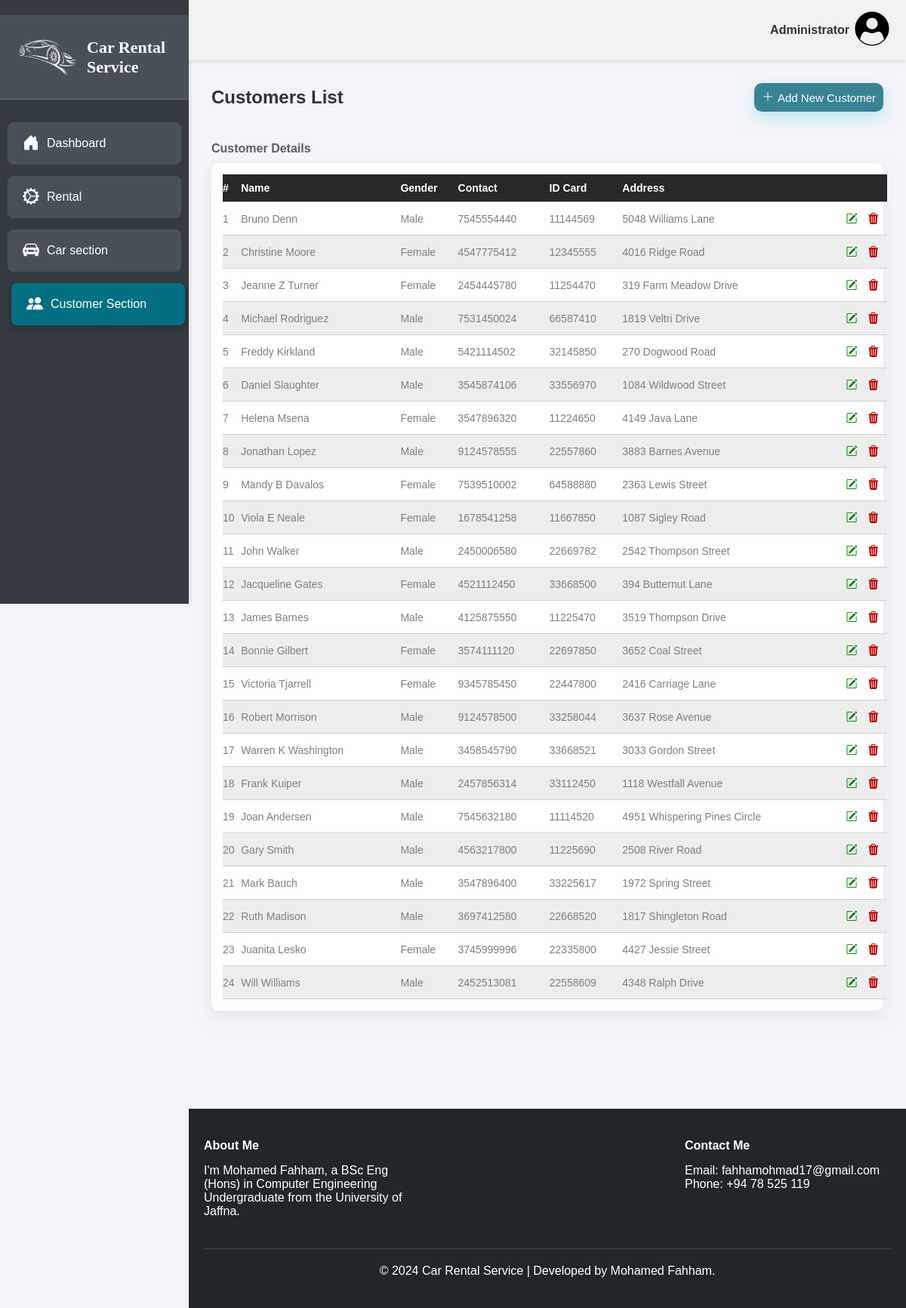
The page /customers_page.php on the database its author committed.
### tables this page shows
CREATE TABLE `kostumer` (
  `kostumer_id` int(11) NOT NULL,
  `kostumer_nama` varchar(255) NOT NULL,
  `kostumer_alamat` text NOT NULL,
  `kostumer_jk` varchar(255) NOT NULL,
  `kostumer_hp` varchar(20) NOT NULL,
  `kostumer_ktp` varchar(50) NOT NULL
);

### components/customers/customers_table.php (the view, shortened to what this page needs)
<?php
include __DIR__ . "/../../database/config.php";
$sql = "SELECT * FROM kostumer";
$stmt = mysqli_query($conn, $sql);
if ($stmt->num_rows > 0) {
    $i = 0;
    while ($row = $stmt->fetch_assoc()) {
        $i++;
        echo "
            <tr>
    <td>{$i}</td>
    <td>{$row['kostumer_nama']}</td>
    <td>{$row['kostumer_jk']}</td>
    <td>{$row['kostumer_hp']}</td>
    <td>{$row['kostumer_ktp']}</td>
    <td>{$row['kostumer_alamat']}</td>
    <td class='action'>
        <i class='bi bi-pencil-square done'></i>
        <i class='bi bi-trash3-fill not-done'></i>
    </td>
</tr>
        ";
    }
} else {
    echo "<center style = 'padding-top: 20px'><p class='error'>No Customers Available!</p></center>";
}

### assets/css/style.css (style rules this page uses)
* { padding: 0; margin: 0; text-decoration: none; box-sizing: border-box; }
body { font-family: 'Arial', sans-serif; background-color: #f4f4f9; color: #333; }
i { cursor: pointer; }
tr { border-bottom: 1px solid #d0d0d0; text-align: left; }
th, td { padding: 10px 0px; text-align: left; font-size: 14px; }
td { color: #808080; }
tr:nth-child(even) td { background-color: #ededed; }
.done { color: green; }
.not-done { color: rgb(185, 0, 0); }
.action { display: flex; justify-content: space-evenly; font-size: 15px; }
.action i { padding: 3px; }

### rows shown on the page
kostumer: kostumer_nama "Bruno Denn", kostumer_jk "Male", kostumer_hp "7545554440", kostumer_ktp "11144569", kostumer_alamat "5048 Williams Lane"
kostumer: kostumer_nama "Christine Moore", kostumer_jk "Female", kostumer_hp "4547775412", kostumer_ktp "12345555", kostumer_alamat "4016 Ridge Road"
kostumer: kostumer_nama "Jeanne Z Turner", kostumer_jk "Female", kostumer_hp "2454445780", kostumer_ktp "11254470", kostumer_alamat "319 Farm Meadow Drive"
kostumer: kostumer_nama "Michael Rodriguez", kostumer_jk "Male", kostumer_hp "7531450024", kostumer_ktp "66587410", kostumer_alamat "1819 Veltri Drive"
kostumer: kostumer_nama "Freddy Kirkland", kostumer_jk "Male", kostumer_hp "5421114502", kostumer_ktp "32145850", kostumer_alamat "270 Dogwood Road"
kostumer: kostumer_nama "Daniel Slaughter", kostumer_jk "Male", kostumer_hp "3545874106", kostumer_ktp "33556970", kostumer_alamat "1084 Wildwood Street"
kostumer: kostumer_nama "Helena Msena", kostumer_jk "Female", kostumer_hp "3547896320", kostumer_ktp "11224650", kostumer_alamat "4149 Java Lane"
kostumer: kostumer_nama "Jonathan Lopez", kostumer_jk "Male", kostumer_hp "9124578555", kostumer_ktp "22557860", kostumer_alamat "3883 Barnes Avenue"
kostumer: kostumer_nama "Mandy B Davalos", kostumer_jk "Female", kostumer_hp "7539510002", kostumer_ktp "64588880", kostumer_alamat "2363 Lewis Street"
kostumer: kostumer_nama "Viola E Neale", kostumer_jk "Female", kostumer_hp "1678541258", kostumer_ktp "11667850", kostumer_alamat "1087 Sigley Road"
kostumer: kostumer_nama "John Walker", kostumer_jk "Male", kostumer_hp "2450006580", kostumer_ktp "22669782", kostumer_alamat "2542 Thompson Street"
kostumer: kostumer_nama "Jacqueline Gates", kostumer_jk "Female", kostumer_hp "4521112450", kostumer_ktp "33668500", kostumer_alamat "394 Butternut Lane"
kostumer: kostumer_nama "James Barnes", kostumer_jk "Male", kostumer_hp "4125875550", kostumer_ktp "11225470", kostumer_alamat "3519 Thompson Drive"
kostumer: kostumer_nama "Bonnie Gilbert", kostumer_jk "Female", kostumer_hp "3574111120", kostumer_ktp "22697850", kostumer_alamat "3652 Coal Street"
kostumer: kostumer_nama "Victoria Tjarrell", kostumer_jk "Female", kostumer_hp "9345785450", kostumer_ktp "22447800", kostumer_alamat "2416 Carriage Lane"
kostumer: kostumer_nama "Robert Morrison", kostumer_jk "Male", kostumer_hp "9124578500", kostumer_ktp "33258044", kostumer_alamat "3637 Rose Avenue"
kostumer: kostumer_nama "Warren K Washington", kostumer_jk "Male", kostumer_hp "3458545790", kostumer_ktp "33668521", kostumer_alamat "3033 Gordon Street"
kostumer: kostumer_nama "Frank Kuiper", kostumer_jk "Male", kostumer_hp "2457856314", kostumer_ktp "33112450", kostumer_alamat "1118 Westfall Avenue"
kostumer: kostumer_nama "Joan Andersen", kostumer_jk "Male", kostumer_hp "7545632180", kostumer_ktp "11114520", kostumer_alamat "4951 Whispering Pines Circle"
kostumer: kostumer_nama "Gary Smith", kostumer_jk "Male", kostumer_hp "4563217800", kostumer_ktp "11225690", kostumer_alamat "2508 River Road"
kostumer: kostumer_nama "Mark Bauch", kostumer_jk "Male", kostumer_hp "3547896400", kostumer_ktp "33225617", kostumer_alamat "1972 Spring Street"
kostumer: kostumer_nama "Ruth Madison", kostumer_jk "Male", kostumer_hp "3697412580", kostumer_ktp "22668520", kostumer_alamat "1817 Shingleton Road"
kostumer: kostumer_nama "Juanita Lesko", kostumer_jk "Female", kostumer_hp "3745999996", kostumer_ktp "22335800", kostumer_alamat "4427 Jessie Street"
kostumer: kostumer_nama "Will Williams", kostumer_jk "Male", kostumer_hp "2452513081", kostumer_ktp "22558609", kostumer_alamat "4348 Ralph Drive"
